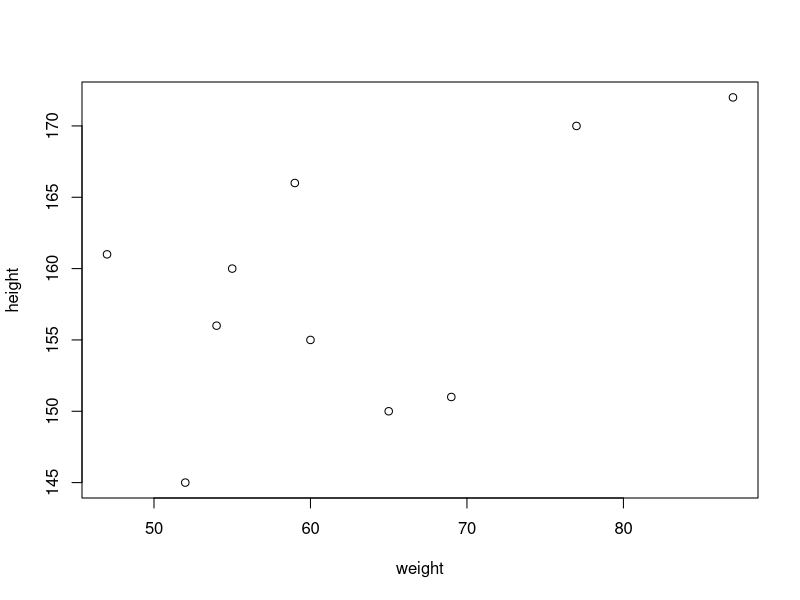
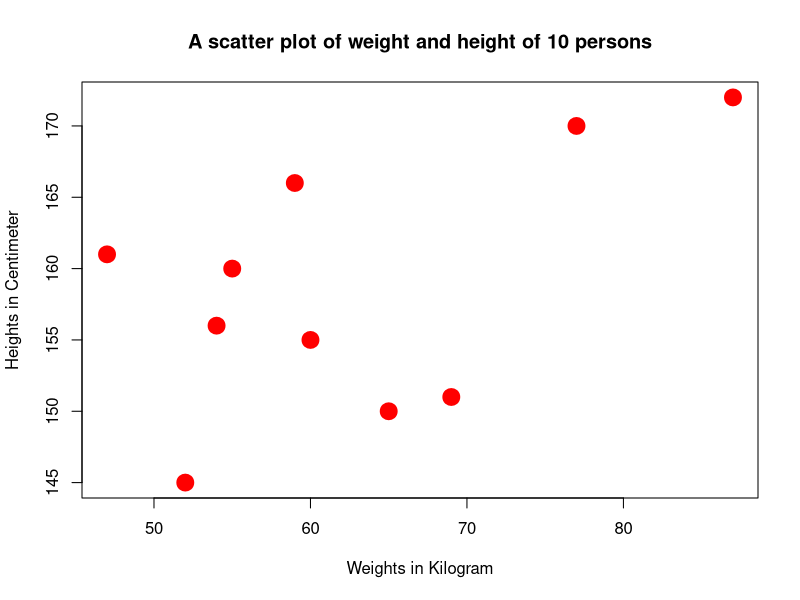
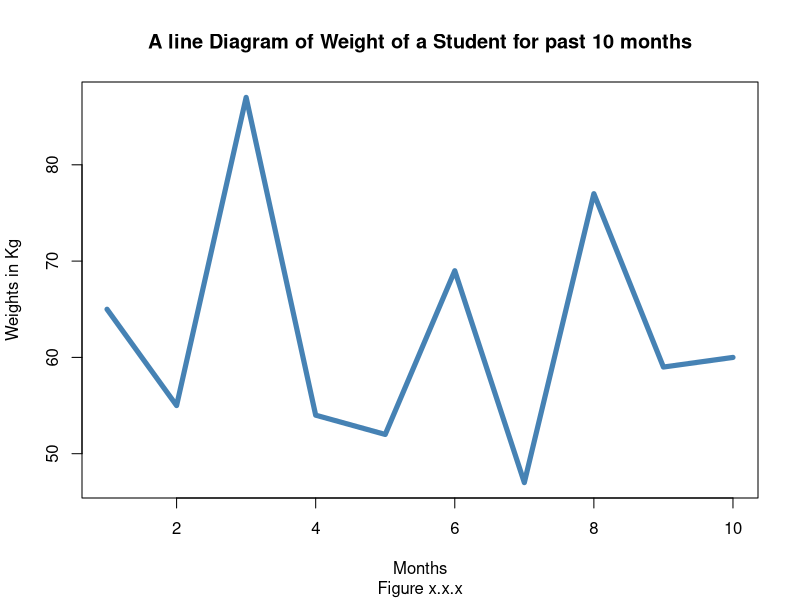
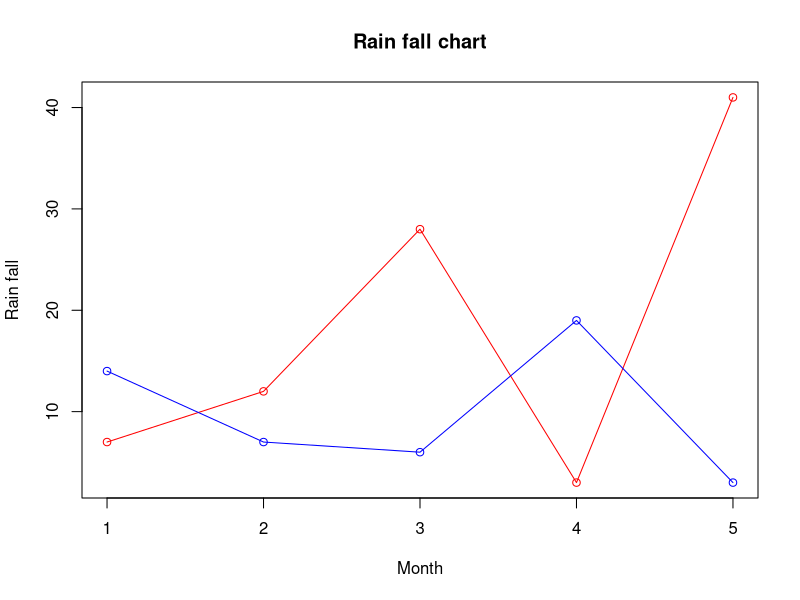
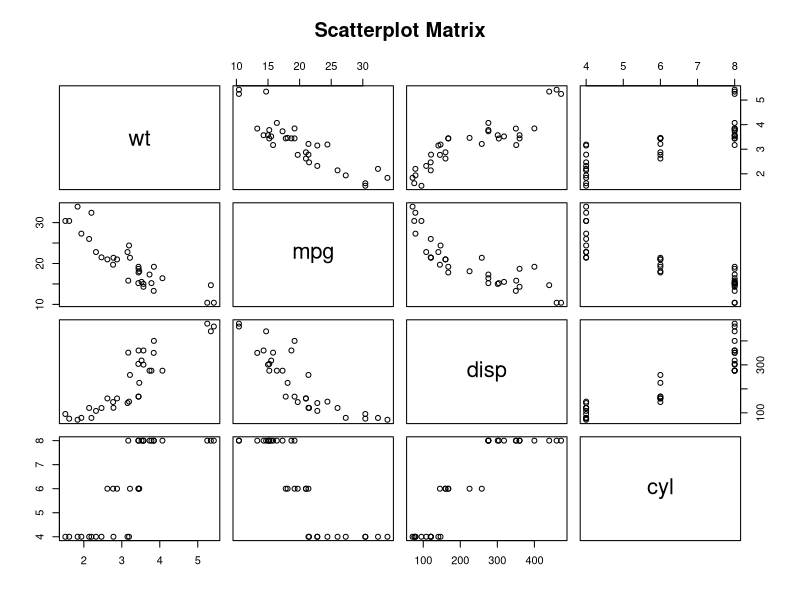
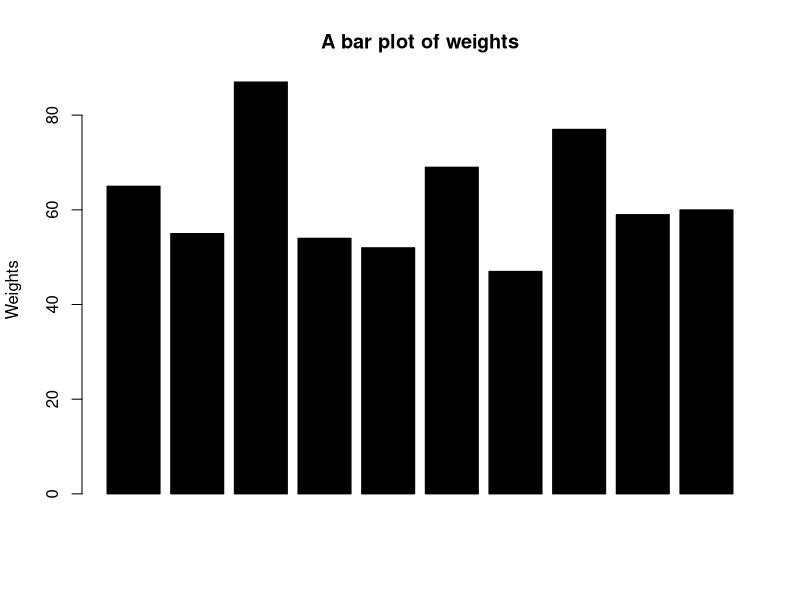
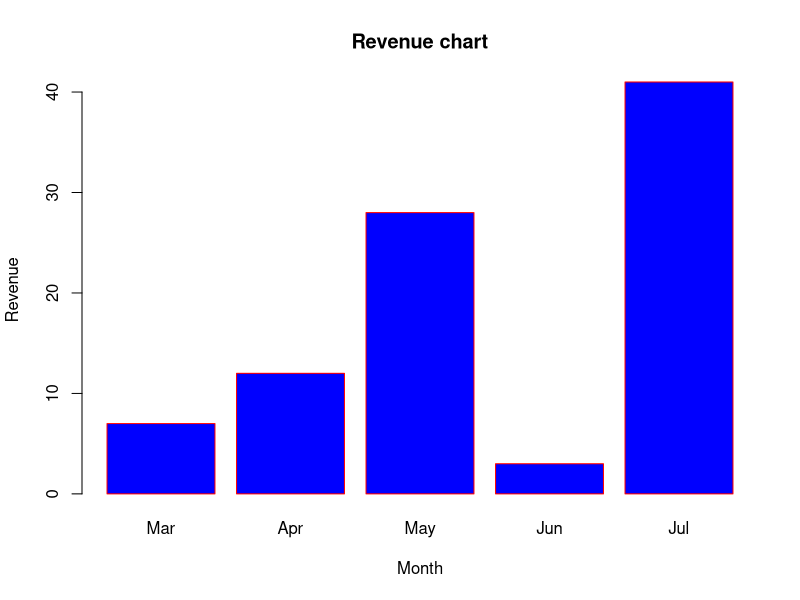
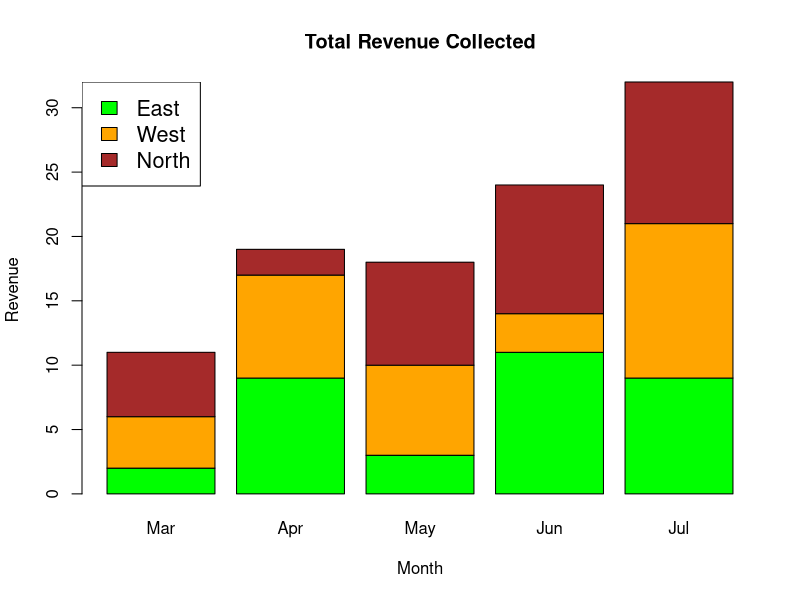

Recreate these plots in R, in order.
## ---- chunk 1
library(knitr)
opts_chunk$set(echo=T,
	       cache=T,
               prompt=FALSE,
               tidy=T,
               comment=NA,
               message=FALSE,
               warning=FALSE)
## ---- chunk 2
weight=c(65,55,87,54,52,69,47,77,59,60)
height=c(150,160,172,156,145,151,161,170,166,155)
plot(weight,height)
## ---- chunk 3
plot(weight,height,
     main = "A scatter plot of weight and height of 10 persons",
     xlab = "Weights in Kilogram",ylab = "Heights in Centimeter",
     col="red",
     lwd=10)
## ---- chunk 4
plot(1:10,weight,
     type = "l",
     main = "A line Diagram of Weight of a Student for past 10 months",
     sub = "Figure x.x.x",
     xlab = "Months", ylab = "Weights in Kg",
     col="steelblue",lwd=5)
## ---- chunk 5
# Create the data for the chart.
v <- c(7,12,28,3,41)
t <- c(14,7,6,19,3)

# Plot the bar chart.
plot(v,type = "o",col = "red", xlab = "Month", ylab = "Rain fall", 
   main = "Rain fall chart")

lines(t, type = "o", col = "blue")

## ---- chunk 6
# Plot the matrices between 4 variables giving 12 plots.

# One variable with 3 others and total 4 variables.

pairs(~wt+mpg+disp+cyl,data = mtcars,
   main = "Scatterplot Matrix")
## ---- chunk 7
barplot(weight, main = "A bar plot of weights",
        xlab = "",
        ylab = "Weights", 
        col = "black")
## ---- chunk 8
# Create the data for the chart
H <- c(7,12,28,3,41)
M <- c("Mar","Apr","May","Jun","Jul")

# Plot the bar chart 
barplot(H,names.arg=M,xlab="Month",ylab="Revenue",col="blue",
main="Revenue chart",border="red")
## ---- chunk 9
# Create the input vectors.
colors = c("green","orange","brown")
months <- c("Mar","Apr","May","Jun","Jul")
regions <- c("East","West","North")

# Create the matrix of the values.
Values <- matrix(c(2,9,3,11,9,4,8,7,3,12,5,2,8,10,11), 
                 nrow = 3, ncol = 5, byrow = TRUE)

# Create the bar chart
barplot(Values, main = "Total Revenue Collected", 
        names.arg = months, xlab = "Month", 
        ylab = "Revenue", col = colors)

# Add the legend to the chart
legend("topleft", regions, cex = 1.3, fill = colors)
## ---- chunk 10
boxplot(mpg ~ cyl, data = mtcars, xlab = "Number of Cylinders",
   ylab = "Miles Per Gallon", main = "Mileage Data")

## ---- chunk 11
# Plot the chart.
boxplot(mpg ~ cyl, data = mtcars, 
   xlab = "Number of Cylinders",
   ylab = "Miles Per Gallon", 
   main = "Mileage Data",
   notch = TRUE, 
   varwidth = TRUE, 
   col = c("green","yellow","purple"),
   names = c("High","Medium","Low")
)
## ---- chunk 12
# Create data for the graph.
v <-  c(9,13,21,8,36,22,12,41,31,33,19)

# Create the histogram.
hist(v,xlab = "Weight",col = "yellow",border = "blue")
## ---- chunk 13
# Create data for the graph.
v <- c(9,13,21,8,36,22,12,41,31,33,19)

# Create the histogram.
hist(v,xlab = "Weight",col = "green",border = "red", xlim = c(0,40), ylim = c(0,5),
   breaks = 5)

## ---- chunk 14
# Create data for the graph.
x <- c(21, 62, 10, 53)
labels <- c("London", "New York", "Singapore", "Mumbai")

# Plot the chart.
pie(x,labels)

## ---- chunk 15
# Create data for the graph.
x <- c(21, 62, 10, 53)
labels <- c("London", "New York", "Singapore", "Mumbai")

# Plot the chart with title and rainbow color pallet.
pie(x, labels, main = "City pie chart", col = rainbow(length(x)))


## ---- chunk 16
# Create data for the graph.
x <-  c(21, 62, 10,53)
labels <-  c("London","New York","Singapore","Mumbai")

piepercent<- round(100*x/sum(x), 1)

# Plot the chart.
pie(x, labels = piepercent, main = "City pie chart",col = rainbow(length(x)))
legend("topright", c("London","New York","Singapore","Mumbai"), cex = 0.8,
   fill = rainbow(length(x)))

